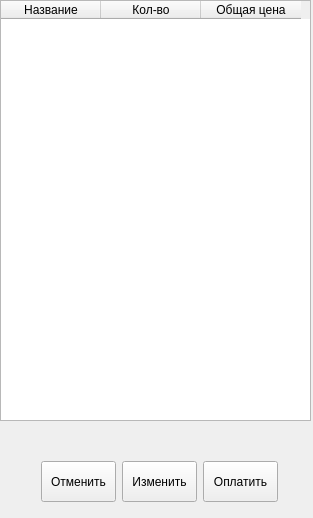
<?xml version="1.0" encoding="UTF-8"?>
<ui version="4.0">
 <class>Form</class>
 <widget class="QWidget" name="Form">
  <property name="geometry">
   <rect>
    <x>0</x>
    <y>0</y>
    <width>313</width>
    <height>518</height>
   </rect>
  </property>
  <property name="windowTitle">
   <string>Касса</string>
  </property>
  <widget class="QTableWidget" name="order">
   <property name="geometry">
    <rect>
     <x>0</x>
     <y>0</y>
     <width>311</width>
     <height>421</height>
    </rect>
   </property>
   <property name="editTriggers">
    <set>QAbstractItemView::NoEditTriggers</set>
   </property>
   <column>
    <property name="text">
     <string>Название</string>
    </property>
   </column>
   <column>
    <property name="text">
     <string>Кол-во</string>
    </property>
   </column>
   <column>
    <property name="text">
     <string>Общая цена</string>
    </property>
   </column>
  </widget>
  <widget class="QPushButton" name="acceptbtn">
   <property name="geometry">
    <rect>
     <x>203</x>
     <y>461</y>
     <width>75</width>
     <height>41</height>
    </rect>
   </property>
   <property name="text">
    <string>Оплатить</string>
   </property>
  </widget>
  <widget class="QPushButton" name="declinebtn">
   <property name="geometry">
    <rect>
     <x>41</x>
     <y>461</y>
     <width>75</width>
     <height>41</height>
    </rect>
   </property>
   <property name="text">
    <string>Отменить</string>
   </property>
  </widget>
  <widget class="QPushButton" name="changebtn">
   <property name="geometry">
    <rect>
     <x>122</x>
     <y>461</y>
     <width>75</width>
     <height>41</height>
    </rect>
   </property>
   <property name="text">
    <string>Изменить</string>
   </property>
  </widget>
 </widget>
 <resources/>
 <connections/>
</ui>
